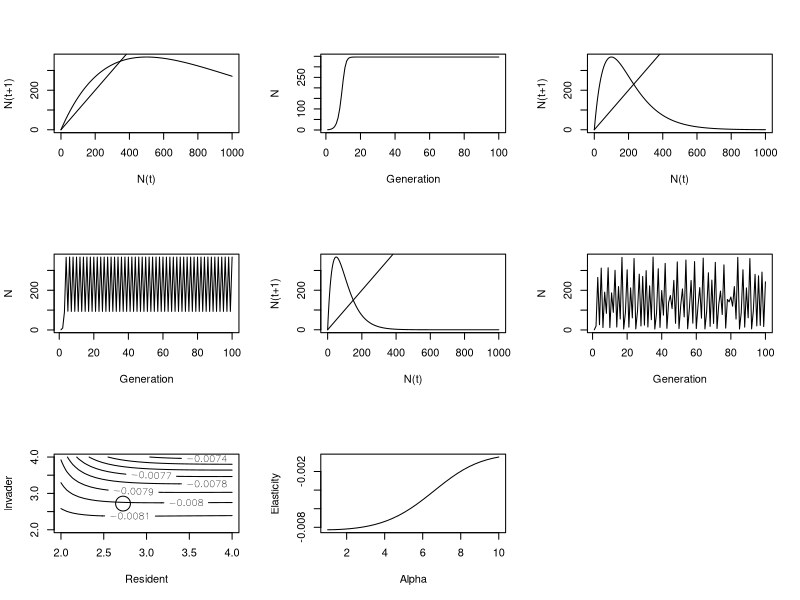

The R script that drew this image: (Note: this script raises an error after producing the figure.)
# using Fisherian optimization
rm(list=ls())
par(mfrow=c(3,3))

dd = function(n, alpha, beta) {
    alpha*exp(-beta*n)
}


#### MAIN PROGRAM ####
A = c(2, 10, 20)
Factor = 0.001
N.t = seq(from=0, to=1000)
Maxgen = 100
Generation = seq(1, Maxgen)
for(j in 1:3) {
    Alpha = A[j]
    Beta = Alpha * Factor
    # first plot 
    N = length(N.t)
    N.tplus1 = matrix(0, N)
    for(i in 1:N) {
        N.tplus1[i] = N.t[i] * dd(N.t[i], Alpha, Beta)
    }
    plot(N.t, N.tplus1, type='l', xlab='N(t)', ylab='N(t+1)')
    lines(N.t, N.t)
    # second plot
    N = matrix(0, Maxgen)
    N[1] = 1
    for(i in 2:Maxgen) {
        N[i] = N[i-1] * dd(N[i-1], Alpha, Beta)
    }
    plot(Generation, N, type='l')
}    

Maxgen1 = 50
Maxgen2 = 300
Tot.Gen = Maxgen1 + Maxgen2
Generation = seq(from=1, to=Tot.Gen)
N.Start = 10 + Maxgen1

pop.dynamics = function(alpha) {
    alpha.resident <- alpha[1]
    alpha.invader <- alpha[2]
    n.resident <- n.invader <- matrix(0, Tot.Gen)
    n.resident[1] <- 1
    n.invader[Maxgen1] <- 1
    # resident only period
    for(i in 2:Maxgen1) {
        n.resident[i] <- dd(alpha.resident, n.resident[i-1], n.resident[i-1])
    }
    # introduce invader
    j <- Maxgen1 + 1
    for(i in j:Tot.Gen) {
        n.total <- n.resident[i-1] + n.invader[i-1]
        n.resident[i] <- dd(alpha.resident, n.resident[i-1], n.total)
        n.invader[i] <- dd(alpha.invader, n.invader[i-1], n.total)
    }

    # linear regression
    invasion.model <- lm(log(n.invader[N.Start:Tot.Gen]) ~ Generation[N.Start:Tot.Gen])
    # elasticity value = regression slope
    elasticity <- invasion.model$coeff[2]
    
    return(elasticity)
}

# execute invasion model
N1 = 30
X.Resident <- seq(from=2, to=4, length=N1)
X.Invader <- X.Resident
D <- expand.grid(X.Resident, X.Invader)
# generate values at combinations
Z <- apply(D, 1, pop.dynamics)
Z.Mat <- matrix(Z, N1, N1)

# contour plot
contour(X.Resident, X.Invader, Z.Mat, xlab="Resident", ylab="Invader")
points(2.725109, 2.72, cex=3)


# Elasticity analysis
dd2 = function(alpha, n1, n2) {
    beta <- alpha * Factor
    n1 * alpha*exp(-beta*n2)
}

pop.dynamics2 = function(x, coeff) {
    alpha.resident <- x
    alpha.invader <- alpha.resident * coeff
    alpha <- c(alpha.resident, alpha.invader)
    pop.dynamics(alpha)
}

Min.A = 1; Max.A = 10
Coeff = 0.995
# calculate optimum
Optimum = optimize(pop.dynamics2, interval=c(Min.A, Max.A), Coeff)
Best.Alpha = Optimum$root
print('Optimum alpha')
print(Best.Alpha)

# plot elasticity vs alpha
N.Int = 30
Alpha = matrix(seq(from=Min.A, to=Max.A, length=N.Int), N.Int, 1)
Elasticity = apply(Alpha, 1, pop.dynamics2, Coeff)
plot(Alpha, Elasticity, type='l')
lines(c(Min.A, Max.A), c(0, 0))

Coeffs = Alpha / Best.Alpha
Invasion.Exp = matrix(0, N.Int, 1) # allocate matrix
# calculate invasion coefficient
for(i in 1:N.Int) {
    Invasion.Exp[i] = pop.dynamics2(Best.Alpha, Coeffs[i])
}

plot(Alpha, Invasion.Exp, type='l')
points(Best.Alpha, 0, cex=2)
# plot N(t+1) on N(t) for optimum alpha
Max.N = 1000
N.t = seq(from=1, to=Max.N)
N.tplus1 = matrix(0, Max.N)
for(i in 1:Max.N) {
    N.tplus1[i] = dd2(Best.Alpha, N.t[i], N.t[i])
}
plot(N.t, N.tplus1, type='l', xlab='N(t)', ylab='N(t+1)')
# plot N(t) on t
Max.N = 100
N = matrix(1, Max.N)
for(i in 2:Max.N) {
    N[i] = dd2(Best.Alpha, N[i-1], N[i-1])
}
plot(seq(from=1, to=Max.N), N, type='l', xlab='Generation', ylab='N(t)')
